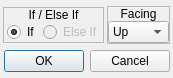
<?xml version="1.0" encoding="UTF-8"?>
<ui version="4.0">
 <class>ConfigureEvent_IfExited</class>
 <widget class="QDialog" name="ConfigureEvent_IfExited">
  <property name="geometry">
   <rect>
    <x>0</x>
    <y>0</y>
    <width>172</width>
    <height>78</height>
   </rect>
  </property>
  <property name="windowTitle">
   <string>If Exited</string>
  </property>
  <property name="styleSheet">
   <string notr="true">.QFrame
{
	border: 1px solid palette(text);
}

.QFrame&gt;QLabel
{
	background-color: palette(text);
	color: palette(window);
}</string>
  </property>
  <layout class="QGridLayout" name="gridLayout">
   <property name="leftMargin">
    <number>3</number>
   </property>
   <property name="topMargin">
    <number>3</number>
   </property>
   <property name="rightMargin">
    <number>3</number>
   </property>
   <property name="bottomMargin">
    <number>3</number>
   </property>
   <property name="spacing">
    <number>3</number>
   </property>
   <item row="0" column="0">
    <widget class="QFrame" name="frmVariable_3">
     <property name="sizePolicy">
      <sizepolicy hsizetype="Preferred" vsizetype="Fixed">
       <horstretch>0</horstretch>
       <verstretch>0</verstretch>
      </sizepolicy>
     </property>
     <property name="frameShape">
      <enum>QFrame::StyledPanel</enum>
     </property>
     <property name="frameShadow">
      <enum>QFrame::Raised</enum>
     </property>
     <layout class="QVBoxLayout" name="verticalLayout_5">
      <property name="spacing">
       <number>0</number>
      </property>
      <property name="leftMargin">
       <number>0</number>
      </property>
      <property name="topMargin">
       <number>0</number>
      </property>
      <property name="rightMargin">
       <number>0</number>
      </property>
      <property name="bottomMargin">
       <number>0</number>
      </property>
      <item>
       <widget class="QLabel" name="label_5">
        <property name="sizePolicy">
         <sizepolicy hsizetype="Preferred" vsizetype="Fixed">
          <horstretch>0</horstretch>
          <verstretch>0</verstretch>
         </sizepolicy>
        </property>
        <property name="text">
         <string>If / Else If</string>
        </property>
        <property name="alignment">
         <set>Qt::AlignCenter</set>
        </property>
       </widget>
      </item>
      <item>
       <widget class="QWidget" name="widget_5" native="true">
        <layout class="QHBoxLayout" name="horizontalLayout_4">
         <property name="spacing">
          <number>3</number>
         </property>
         <property name="leftMargin">
          <number>3</number>
         </property>
         <property name="topMargin">
          <number>0</number>
         </property>
         <property name="rightMargin">
          <number>0</number>
         </property>
         <property name="bottomMargin">
          <number>0</number>
         </property>
         <item>
          <widget class="QRadioButton" name="chkIf">
           <property name="text">
            <string>If</string>
           </property>
           <property name="checked">
            <bool>true</bool>
           </property>
          </widget>
         </item>
         <item>
          <widget class="QRadioButton" name="chkElseIf">
           <property name="enabled">
            <bool>false</bool>
           </property>
           <property name="text">
            <string>Else If</string>
           </property>
          </widget>
         </item>
        </layout>
       </widget>
      </item>
     </layout>
    </widget>
   </item>
   <item row="0" column="1">
    <widget class="QFrame" name="frmVariable_2">
     <property name="frameShape">
      <enum>QFrame::StyledPanel</enum>
     </property>
     <property name="frameShadow">
      <enum>QFrame::Raised</enum>
     </property>
     <layout class="QVBoxLayout" name="verticalLayout_4">
      <property name="spacing">
       <number>0</number>
      </property>
      <property name="leftMargin">
       <number>0</number>
      </property>
      <property name="topMargin">
       <number>0</number>
      </property>
      <property name="rightMargin">
       <number>0</number>
      </property>
      <property name="bottomMargin">
       <number>0</number>
      </property>
      <item>
       <widget class="QLabel" name="label_4">
        <property name="sizePolicy">
         <sizepolicy hsizetype="Preferred" vsizetype="Fixed">
          <horstretch>0</horstretch>
          <verstretch>0</verstretch>
         </sizepolicy>
        </property>
        <property name="text">
         <string>Facing</string>
        </property>
        <property name="alignment">
         <set>Qt::AlignCenter</set>
        </property>
       </widget>
      </item>
      <item>
       <widget class="QWidget" name="widget_4" native="true">
        <layout class="QHBoxLayout" name="horizontalLayout_3">
         <property name="spacing">
          <number>0</number>
         </property>
         <property name="leftMargin">
          <number>0</number>
         </property>
         <property name="topMargin">
          <number>0</number>
         </property>
         <property name="rightMargin">
          <number>0</number>
         </property>
         <property name="bottomMargin">
          <number>0</number>
         </property>
         <item>
          <widget class="QComboBox" name="optFacing">
           <item>
            <property name="text">
             <string>Up</string>
            </property>
           </item>
           <item>
            <property name="text">
             <string>Right</string>
            </property>
           </item>
           <item>
            <property name="text">
             <string>Down</string>
            </property>
           </item>
           <item>
            <property name="text">
             <string>Left</string>
            </property>
           </item>
          </widget>
         </item>
        </layout>
       </widget>
      </item>
     </layout>
    </widget>
   </item>
   <item row="1" column="0" colspan="2">
    <widget class="QDialogButtonBox" name="buttonBox">
     <property name="orientation">
      <enum>Qt::Horizontal</enum>
     </property>
     <property name="standardButtons">
      <set>QDialogButtonBox::Cancel|QDialogButtonBox::Ok</set>
     </property>
    </widget>
   </item>
  </layout>
 </widget>
 <resources/>
 <connections>
  <connection>
   <sender>buttonBox</sender>
   <signal>accepted()</signal>
   <receiver>ConfigureEvent_IfExited</receiver>
   <slot>accept()</slot>
   <hints>
    <hint type="sourcelabel">
     <x>248</x>
     <y>254</y>
    </hint>
    <hint type="destinationlabel">
     <x>157</x>
     <y>274</y>
    </hint>
   </hints>
  </connection>
  <connection>
   <sender>buttonBox</sender>
   <signal>rejected()</signal>
   <receiver>ConfigureEvent_IfExited</receiver>
   <slot>reject()</slot>
   <hints>
    <hint type="sourcelabel">
     <x>316</x>
     <y>260</y>
    </hint>
    <hint type="destinationlabel">
     <x>286</x>
     <y>274</y>
    </hint>
   </hints>
  </connection>
 </connections>
</ui>
